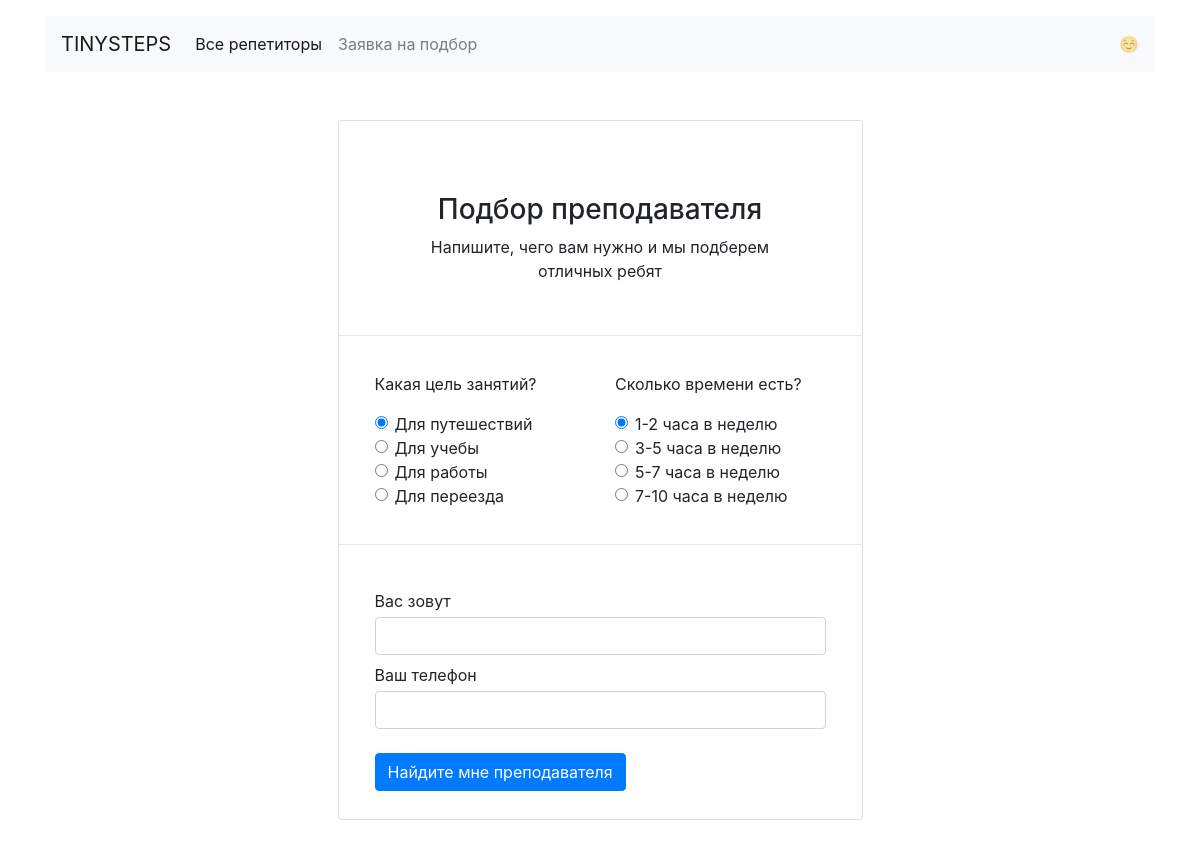
Page /request/ on the committed database.
### app.py (models this page shows)
class DicGoals(db.Model):
    __tablename__ = 'dic_goals'
    goal_key = db.Column(db.String(20), primary_key=True)
    rus_name = db.Column(db.String(50))
    emblem = db.Column(db.String(100))
    teachers = db.relationship('Teacher', secondary=teacher_goal_association,
                               back_populates='goals')

class AvailableTime(db.Model):
    __tablename__ = 'dic_available_time'
    time_key = db.Column(db.String(10), primary_key=True)
    rus_name = db.Column(db.String(100))

### app.py (the view)
@app.route('/request/')
def request_for_teacher():
    data = Data()
    return render_template('request.html',
                           goals=data.goals,
                           available_time=data.available_time)

### app.py (called while the page is built)
    @property
    def goals(self):
        return self.__goals.all()

    @property
    def available_time(self):
        return self.__available_time.all()

### templates/request.html
{% extends 'base.html' %}
{% block content %}
  <main class="container mt-5">
    <div class="col-12 col-sm-10 col-lg-6 offset-lg-3 offset-sm-1">
      <form action="/request_done/" method = "post" class="card mb-5">
        <div class="card-body text-center pt-5">
          <h1 class="h3 card-title mt-4 mb-2">Подбор преподавателя</h1>
          <p class="px-5">Напишите, чего вам нужно и&nbsp;мы&nbsp;подберем отличных&nbsp;ребят</p>
        </div>
        <hr>
        <div class="card-body mx-3">
          <div class="row">
            <div class="col">
              <p>Какая цель занятий?</p>
              {% for goal in goals %}
                {% if goal.goal_key == "travel" %}
                  {% set is_checked = "checked" %}
                {% else %}
                  {% set is_checked = "" %}
                {% endif %}
                <div class="form-check" >
                    <input type="radio" class="form-check-input" name="goal_key" value="{{ goal.goal_key }}"
                           id={{ goal.goal_key }} {{ is_checked }}>
                    <label class="form-check-label" for={{ goal }}>
                      {{ goal['rus_name'] }}
                    </label>
                </div>
              {% endfor %}
            </div>
            <div class="col">
              <p>Сколько времени есть?</p>
              {% for avlbl_time in available_time %}
                {% if avlbl_time.time_key == "1-2" %}
                  {% set is_checked = "checked" %}
                {% else %}
                  {% set is_checked = "" %}
                {% endif %}
                <div class="form-check">
                  <input type="radio" class="form-check-input" name="time_key" value={{ avlbl_time.time_key }}
                         id={{ avlbl_time.time_key }} {{ is_checked }}>
                  <label class="form-check-label" for={{ avlbl_time.time_key }}>
                    {{ avlbl_time.rus_name }}
                  </label>
                </div>
              {% endfor %}
            </div>
          </div>
        </div>
        <hr>
        <div class="card-body mx-3">
          <label class="mb-1 mt-2">Вас зовут</label>
          <input class="form-control" type="text" name="clientName" id="clientName" placeholder="">
          <label class="mb-1 mt-2">Ваш телефон</label>
          <input class="form-control"  type="tel" name="clientPhone" id="clientPhone" placeholder="">
          <input type="submit" class="btn btn-primary mt-4 mb-2" value="Найдите мне преподавателя">
        </div>
      </form>
    </div>
  </main>
{% endblock %}

### rows in the picture
DicGoals: rus_name "Для путешествий"
DicGoals: rus_name "Для учебы"
DicGoals: rus_name "Для работы"
DicGoals: rus_name "Для переезда"
AvailableTime: rus_name "1-2 часа в неделю"
AvailableTime: rus_name "3-5 часа в неделю"
AvailableTime: rus_name "5-7 часа в неделю"
AvailableTime: rus_name "7-10 часа в неделю"
